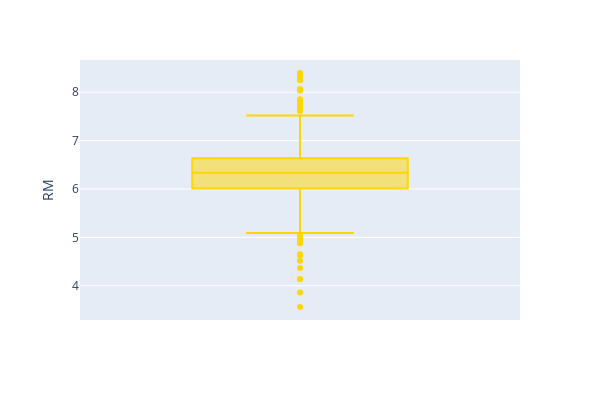

The code cell stored with this chart in its notebook:
### Markdown cell above
**Número médio de cômodos por casa no bairro**

### Code cell
boxplot = px.box(df, y = "RM", width=600, height=400, boxmode='overlay', color_discrete_sequence=["gold"])
boxplot.show()

### Figure 1 — Plotly figure (JSON) as saved in the notebook; plotly's stock layout.template omitted (floating-point values rounded to 4 significant figures; data arrays with more than 128 entries replaced by an {"elided": "..."} marker saying what was removed)
{"data": [{"alignmentgroup": "True", "hovertemplate": "RM=%{y}<extra></extra>", "legendgroup": "", "marker": {"color": "gold"}, "name": "", "notched": false, "offsetgroup": "", "orientation": "v", "showlegend": false, "type": "box", "x0": " ", "xaxis": "x", "y": {"elided": "2340 float values"}, "y0": " ", "yaxis": "y"}], "layout": {"boxmode": "overlay", "height": 400, "legend": {"tracegroupgap": 0}, "margin": {"t": 60}, "width": 600, "xaxis": {"anchor": "y", "domain": [0, 1]}, "yaxis": {"anchor": "x", "domain": [0, 1], "title": {"text": "RM"}}}}
